Frame 1 (no input): blank canvas, image omitted
Frame 60 (no input): blank canvas, image omitted
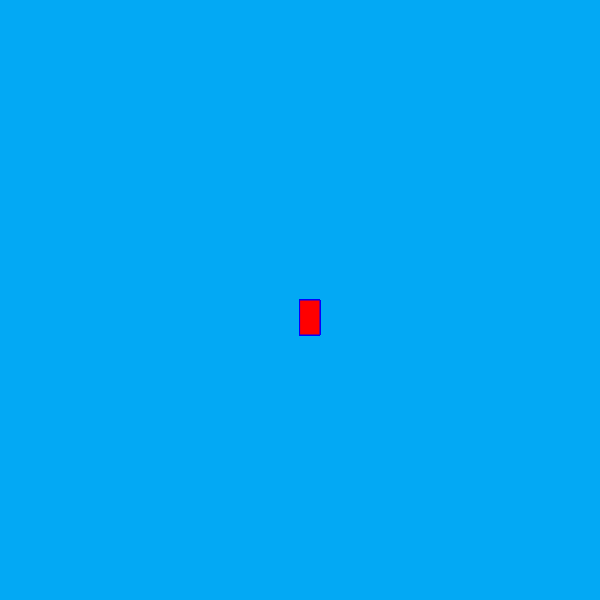
Frame 120 (the mouse pressed at the canvas centre since frame 60)

The p5.js sketch whose frames 1 and 60 were blank and that drew this single picture after the mouse press (run headless with seeded random() and noise() and a simulated clock; from frame 60 on, the mouse is pressed at the canvas centre):

// p5.js sketch
// ── sketch.js
function setup() {
    createCanvas(600, 600);
    background("#03A9F4");
  }
  
  function draw() {
    stroke("blue");
    fill("red");
  
    // console.log(mouseIsPressed)
  
    if (mouseIsPressed) {
      rect(mouseX, mouseY, 20, 35);
    }
  }
  
